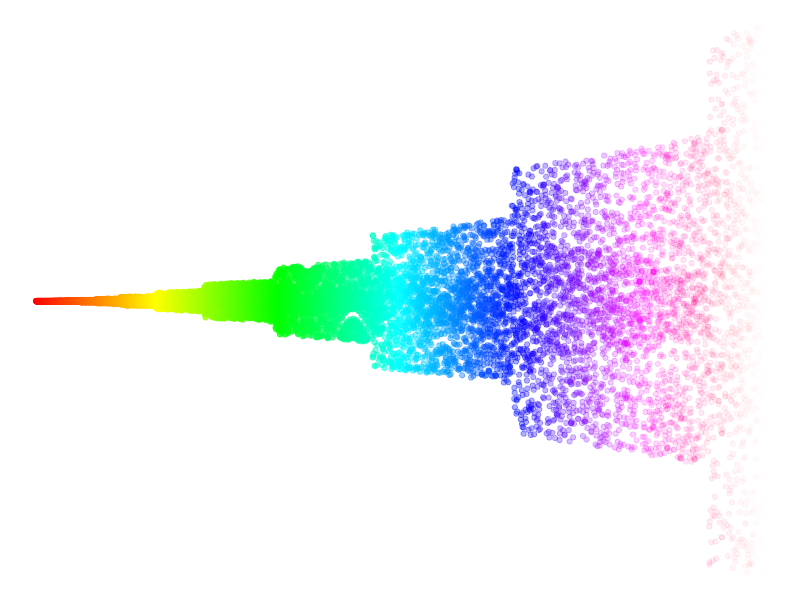
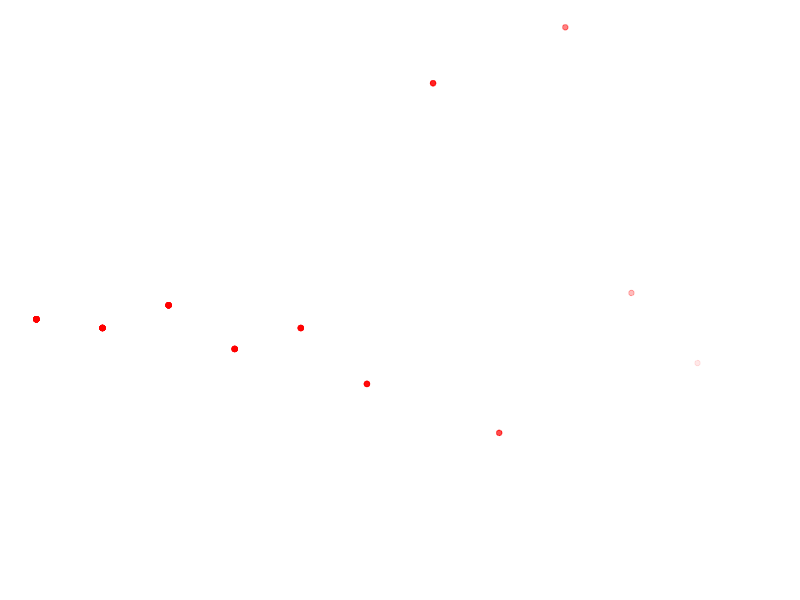
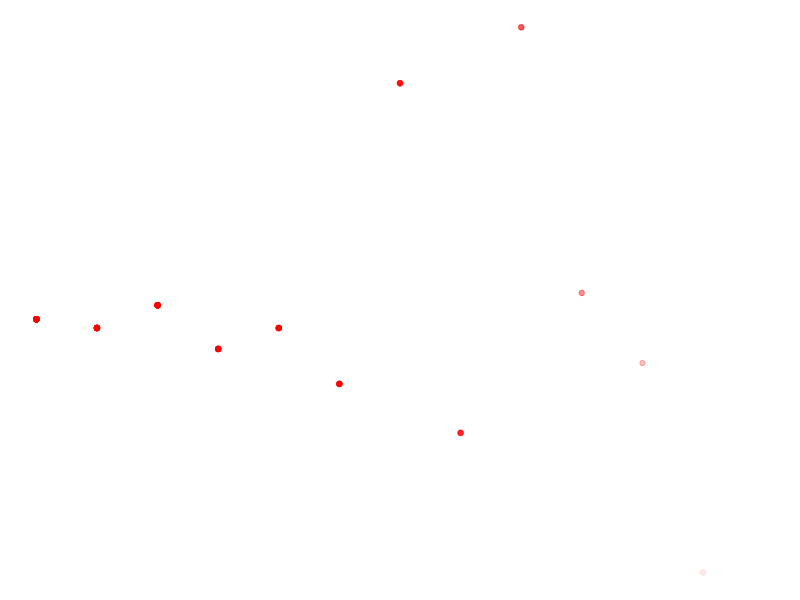
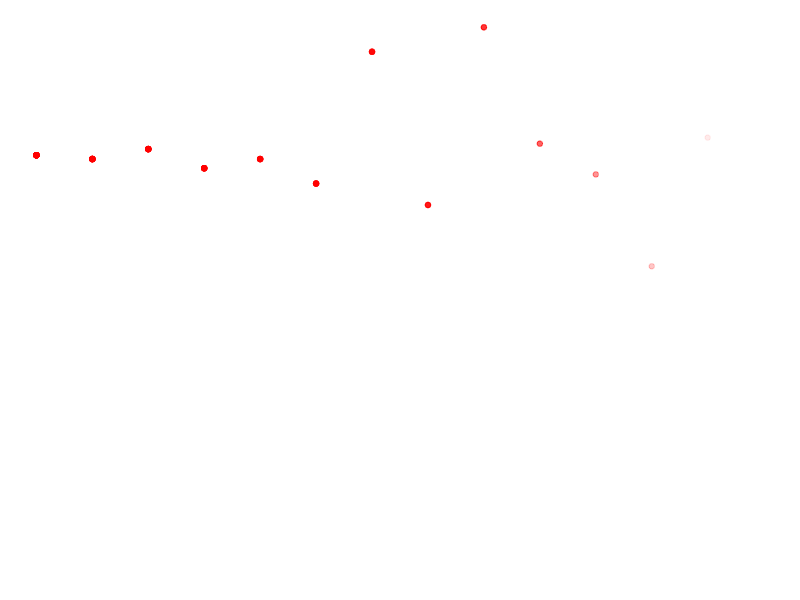
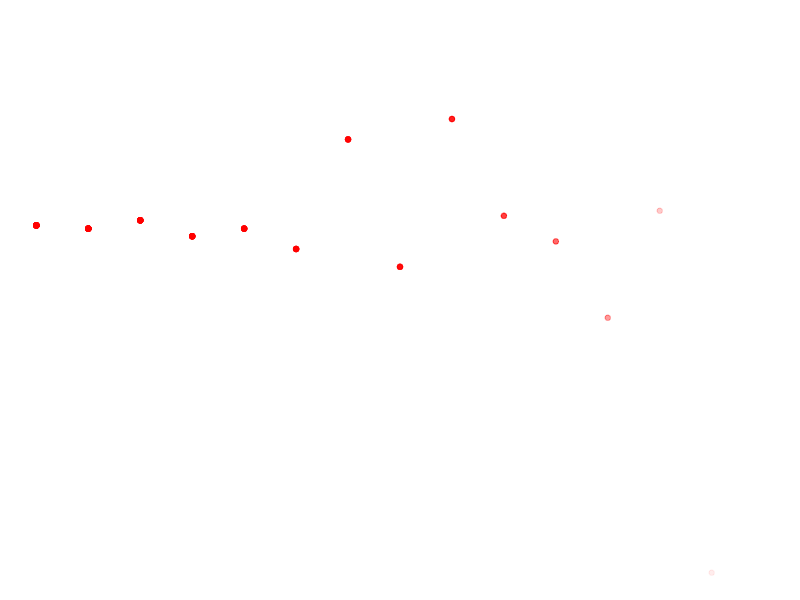

Write R code to recreate these figures, in order. (Note: this script raises an error after producing the figures.)
library(ggplot2)
N = 10000
df = data.frame(x=1:N, y=sin(pi*(1:N)^2), color=as.numeric(factor(rainbow(N))))
ggplot(aes(x=x,y=y),  data=df) +
  geom_point(color=rainbow(N), alpha=seq(1,0, length.out=N)) +
  # geom_path(color=rainbow(N)) +
  theme_void()

g = ggplot(aes(x=x,y=y),  data=df) +
  geom_point(color=rainbow(N), alpha=seq(1,0, length.out=N)) +
  # geom_path(color=rainbow(N)) +
  theme_void()


g = ggplot(aes(x=x,y=y),  data=df) +
  theme_void()
# g

for (i in 1:100){
  g = g + geom_point(color=rainbow(1:i), alpha=seq(1,0, length.out=i), data=df[1:i,])
  print(g)
}

library(gganimate)
g = ggplot(aes(x=x,y=y, frame=x),  data=df[1:100,]) +
  theme_void()

gganimate(g)



library(ggplot2)
library(magick)

N = 10000
df0 = data.frame(x=1:N, 
                 y=sin(pi*(1:N)^2), 
                 color=as.numeric(factor(rainbow(N))),
                 splitter = rep(1:10, e=N/10),
                 alpha_seq = seq(.75,0, length.out=N),
                 bow_seq = rainbow(N)
                 )


# N = 1000
dlist = split(df0, df0$splitter)
g = ggplot(aes(x=x,y=y, frame=x),  data=df0) +
  xlim(c(min(df0$x), max(df0$x))) +  # do a separate version without this
  ylim(c(min(df0$y), max(df0$y))) +
  theme_void()

# also do one of just dlist10

img = image_graph(res = 96)
for (i in 1:length(dlist)){
  g = g + 
    # ggplot(aes(x=x,y=y),  data=dlist[[i]]) +
    geom_point(aes(color=I(bow_seq), alpha=I(alpha_seq)),  data=dlist[[i]], show.legend=F)
  print(g)
}
dev.off()

animation <- image_animate(img, fps = 5)
image_write(animation, "diffuser.gif")



dlist = split(df0, df0$splitter)
glr = ggplot(aes(x=x,y=y, frame=x),  data=df0) +
  xlim(c(min(df0$x), max(df0$x))) +  
  ylim(c(min(df0$y), max(df0$y))) +
  theme_void()
grl = ggplot(aes(x=x,y=y, frame=x),  data=df0) +  # nice
  xlim(c(max(df0$x),min(df0$x))) +   
  ylim(c(min(df0$y), max(df0$y))) +
  # scale_x_reverse() +   # don't use you'll lose the fixed min/max
  theme_void()
gbt = ggplot(aes(x=x,y=y, frame=x),  data=df0) +
  xlim(c(min(df0$x), max(df0$x))) +  
  ylim(c(min(df0$y), max(df0$y))) +
  coord_flip() +
  theme_void()
gtb = ggplot(aes(x=x,y=y, frame=x),  data=df0) +
  xlim(c(min(df0$x), max(df0$x))) +  
  ylim(c(max(df0$y), min(df0$y))) +
  # scale_y_reverse() +
  theme_void()



diffuser = function(datalist, gbase, bow_seq, alpha_seq, fps=5, fname=NULL) {
    img = image_graph(res = 96)
    for (i in 1:length(datalist)){
      gbase = gbase + 
        geom_point(aes(color=I(bow_seq), alpha=I(alpha_seq)),  data=datalist[[i]], show.legend=F)
      print(gbase)
    }
    dev.off()
    
    animation <- image_animate(img, fps = fps)
    if(!is.null(fname)) {
      image_write(animation, fname)
    } 
    invisible(g)
}

plr = diffuser(datalist=dlist, gbase=glr, fname='diffuser/diffuser_lr.gif')
prl = diffuser(datalist=rev(dlist), gbase=grl, fname='diffuser/diffuser_rl.gif')


diffuser2p = function(datalist1, datalist2, gbase1, gbase2, bow_seq, alpha_seq, fps=5, fname=NULL) {
  img = image_graph(res = 96)
  for (i in 1:length(datalist1)){
    gbase = gbase1 + 
      geom_point(aes(color=I(bow_seq), alpha=I(alpha_seq)),  data=datalist1[[i]], show.legend=F)
    print(gbase1)
  }
  for (i in 1:length(datalist2)){
    gbase2 = gbase2 + 
      geom_point(aes(color=I(bow_seq), alpha=I(alpha_seq)),  data=datalist2[[i]], show.legend=F)
    print(gbase2)
  }
  dev.off()
  
  animation <- image_animate(img, fps = fps)
  if(!is.null(fname)) {
    image_write(animation, fname)
  } 
  invisible(g)
}


# diffuser pulse start with finished plot and redo
